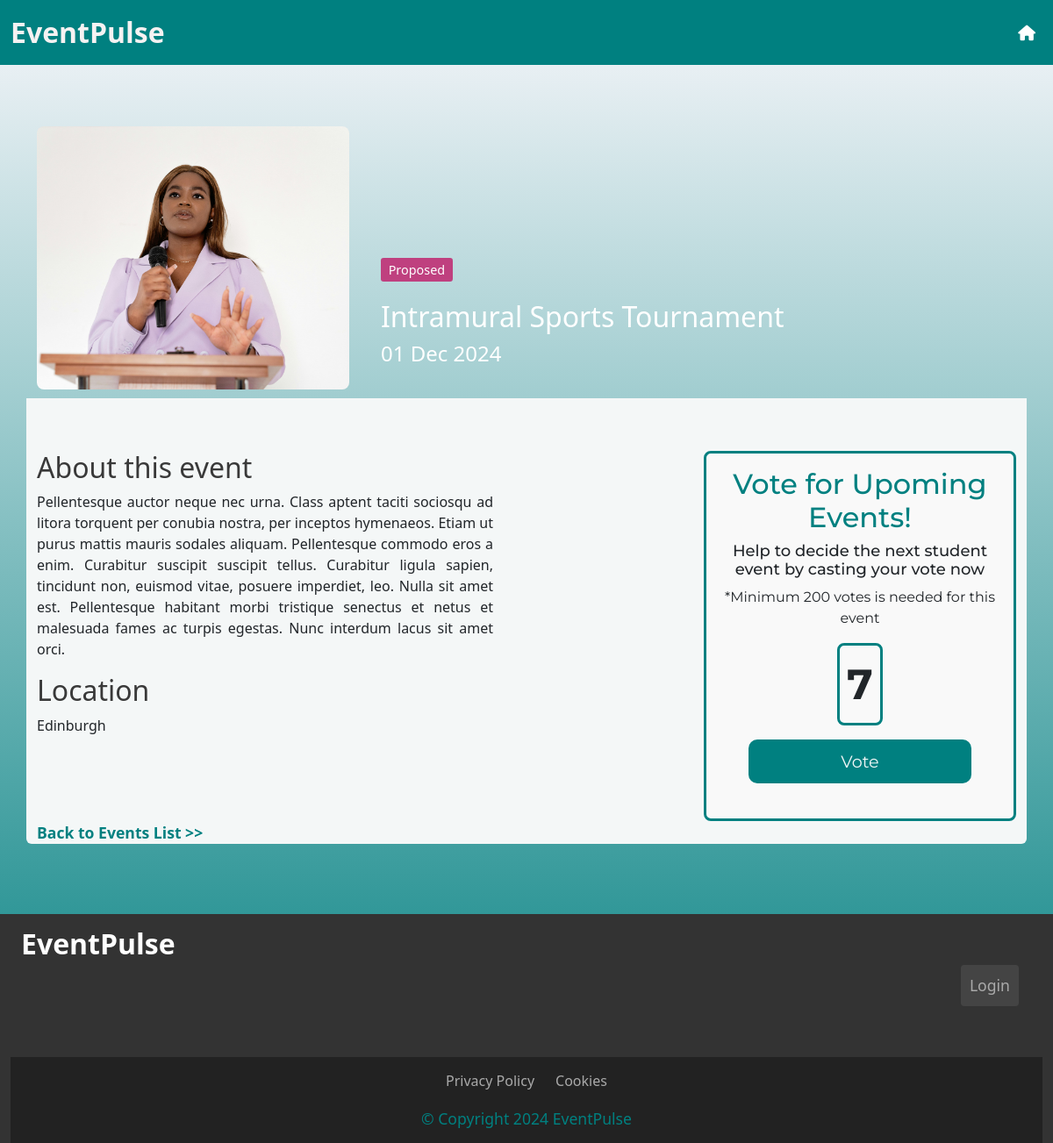
The page /admin/events/9 on the database as committed earlier.
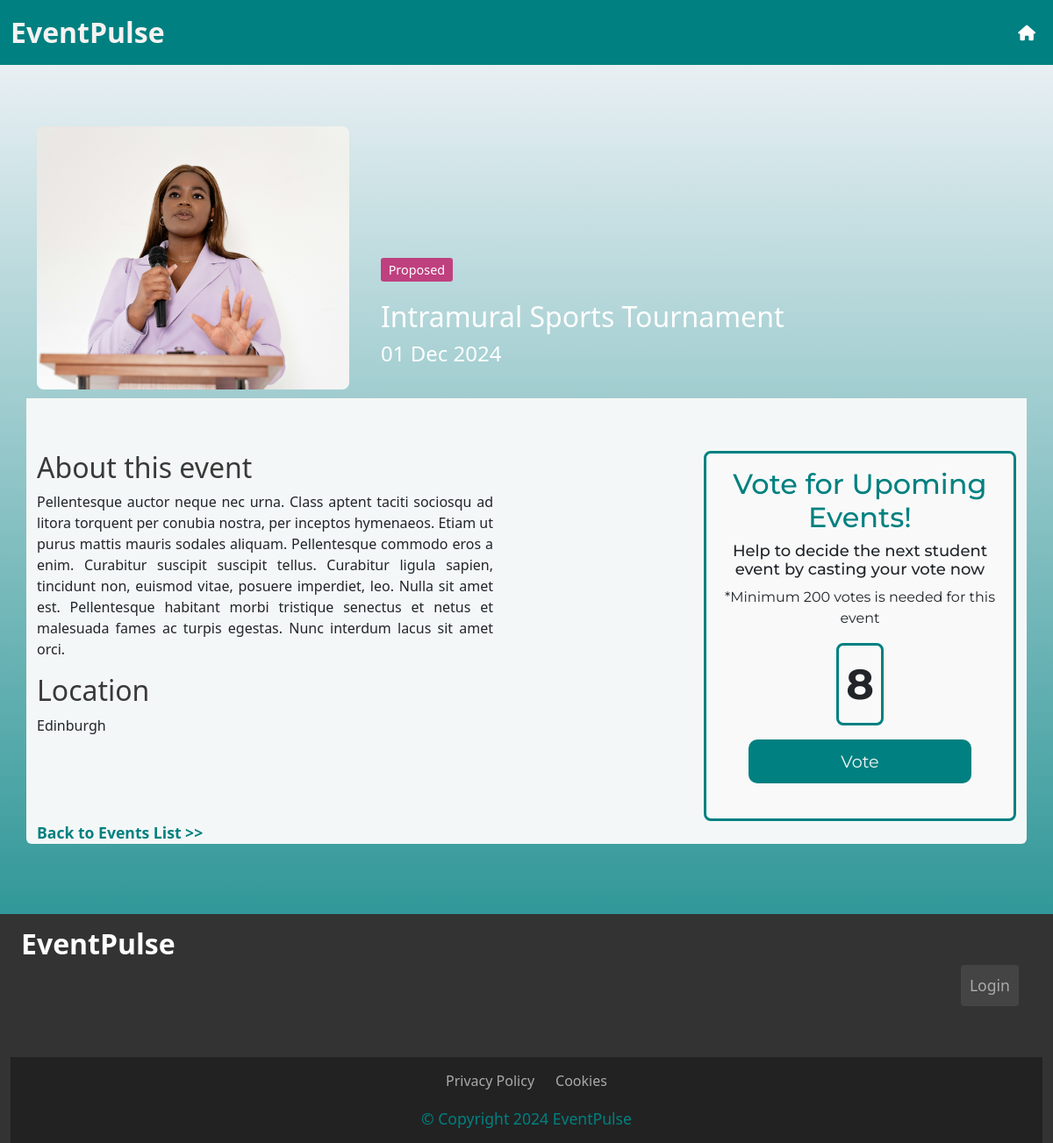
The same page on the database as committed later.
### app.py (models this page shows)
class Event(db.Model):
    eventId = db.Column(db.Integer, primary_key=True)
    eventName = db.Column(db.String(100), nullable=False)
    description = db.Column(db.Text)
    date = db.Column(db.Date, nullable=False)
    location = db.Column(db.String(100), nullable=False)
    tag = db.Column(db.Enum(EventStatus), nullable=False)
    image_url = db.Column(db.String(255), nullable=True)
    votes = db.Column(db.Integer, default=0)

### app.py (the view)
@app.route('/admin/events/<int:event_id>', methods=['GET', 'POST'])
def admin_event_detail(event_id):
    Events = select(Event).filter(Event.eventId == event_id)
    event = db.session.execute(Events).scalar_one_or_none()
    if event is None:
        return redirect(url_for('admin_index'))  # or handle 404
    if request.method == 'POST':
        event.votes += 1
        if event.votes >= 200 and event.tag != EventStatus.Confirmed:
            event.tag = EventStatus.Confirmed  # Update the tag to 'Confirmed'
        db.session.commit()
        return redirect(url_for('vote_confirmation', event_id=event_id))
    return render_template('event.html', event=event)

### app.py (called while the page is built)
@app.before_request
def update_event_tags():
    db.create_all()
    today = date.today()
    events_to_update = Event.query.filter(
        Event.date < today,
        Event.tag.in_([EventStatus.Proposed, EventStatus.Confirmed])
    ).all()
    for event in events_to_update:
        event.tag = EventStatus.Past  # Change the tag to 'Past'
    db.session.commit()

### templates/event.html
{% extends 'base.html' %}
{% block content %}
<div class="container topbox rounded-top">
    <div class="row">
        <div class="col-12 col-md-4 col-lg-4">
            {% if event.image_url %}
            <img src="{{ url_for('static', filename=event.image_url) }}" alt="Event Image" id="eventImageLarge">
            {% endif %}
        </div>
        <div class="col-12 col-md-8 col-lg-8 d-flex flex-column" id="textContainer">
            <div class="container title-box">
                <p class="card-text">
                    <span class="tag-pill
                        {% if event.tag.value == 'Confirmed' %}tag-pill-tag1
                        {% elif event.tag.value == 'Proposed' %}tag-pill-tag2
                        {% else %}tag-pill-tag3
                        {% endif %}">
                        {{ event.tag.value }}
                    </span>
                </p>
                <p class="card-text" id="eventName">{{ event.eventName }}</p>
                <p class="card-text" id="eventDate">{{ event.date.strftime('%d %b %Y')}}</p>
            </div>
        </div>
    </div>
</div>
<div class="container bottombox rounded-bottom">
    <div class="row">
        <div class="col-12 col-md-6 col-lg-8" id="infobox">
            <h2 id="eventInfo">About this event</h2>
            <p id="description">{{ event.description }}</p>
            <h2 id="eventInfo">Location</h2>
            <p>{{ event.location }}</p>
        </div>
        {% if event.tag.value != 'Past' %}
        <div class="col-12 col-md-6 col-lg-4">
            <div class="container" id="voteBox">
                <h2>Vote for Upoming Events!</h2>
                <h3>Help to decide the next student event by casting your vote now</h3>
                <p>*Minimum 200 votes is needed for this event </p>
                <p class="border d-inline-block " id="voteCount"> {{ event.votes }} </p>
                <form action="{{ url_for('admin_event_detail', event_id=event.eventId) }}" method="post">
                    <button class="btn-primary" type="submit">Vote</button><br><br>
                </form>
            </div>
        </div>
        {% endif %}
    </div>
    <a href="{{ url_for('index') }}"><strong>Back to Events List >></strong></a>
</div><br><br>
{% endblock %}

### templates/base.html (shortened to what this page needs)
<!doctype html>
<html lang="en">
<head>
  <link rel="stylesheet" href="{{ url_for('static', filename='css/style.css') }}">
  <link href="https://cdn.jsdelivr.net/npm/bootstrap@5.3.3/dist/css/bootstrap.min.css" rel="stylesheet"
>
</head>
<body>
  <nav class="navbar navbar-expand-lg navbar-light ">
    <div class="container-fluid">
      <a class="navbar-brand" id="brand1" href="{{ url_for('index') }}">EventPulse</a>
      <div class="collapse navbar-collapse" id="navbarNav">
        <ul class="navbar-nav ms-auto">
          {% if current_user.is_authenticated %}
          <li class="nav-item">
            {% if request.path == url_for('admin_index') %}
            <a class="nav-link" href="{{ url_for('index') }}">
              <i class="fa-solid fa-house fa-lg" style="color: #ffffff;"></i>
            </a>
          </li>
          {% endif %}
          {% if request.path != url_for('admin_index') %}
          <li class="nav-item">
            <a class="nav-link" href="{{ url_for('admin_index') }}">
              <i class="fa-solid fa-gear fa-lg" style="color: #ffffff;"></i>
            </a>
          </li>
          {% endif %}
          <li class="nav-item">
            <a class="nav-link" href="{{ url_for('logout') }}">
              <i class="fas fa-sign-out-alt fa-lg" style="color: #ffffff;"></i>
            </a>
          </li>
          {% else %}
          <li class="nav-item">
            <a class="nav-link" href="{{ url_for('index') }}">
              <i class="fa-solid fa-house" style="color: #ffffff;"></i>
            </a>
          </li>
          {% endif %}
        </ul>
      </div>
    </div>
  </nav>
  {% block content %}
  {% endblock %}
  <footer>
    <div class="container-fluid justify-content-between">
      <div class="row">
        <div class="col-lg-8 col-xs-12">
          <span class="footer-text">
            {% block page_name %}EventPulse{% endblock %}
          </span><br><br>
        </div>
        <div class="col-lg-4 col-xs-12 d-flex justify-content-end ">
          <div class="container-fluid d-flex justify-content-end py-5">
            {% if current_user.is_authenticated %}
            <a href="{{ url_for('logout') }}" class="footer-button">Logout</a>
            {% else %}
            <a href="{{ url_for('login') }}" class="footer-button">Login</a>
            {% endif %}
          </div>
        </div>
      </div>
      <div class="footer-bottom">
        <div class="container">
          <div class="row justify-content-center text-white">
            <div class="col-auto">
              <a href="https://www.termsfeed.com/live/f3ef7bae-0065-45b0-a134-18945e9e9598"
                class="footer-link-bottom" target="_blank">Privacy Policy</a>
            </div>
            <div class="col-auto">
              <a href="https://www.termsfeed.com/live/984b313c-70ca-4795-993a-67aada35decd"
                class="footer-link-bottom" target="_blank">Cookies</a>
            </div>
          </div>
          <div class="row text-center text-white pt-2">
            <div class="col-12">
              <div class="footer-bottom__copyright">
                <a class="copyright">&COPY; Copyright 2024 EventPulse</a>
              </div>
            </div>
          </div>
        </div>
      </div>
    </div>
  </footer>
</body>
</html>

### static/css/style.css (style rules this page uses)
body { background: rgb(246, 246, 250); background: linear-gradient(180deg, rgba(246, 246, 250, 1) 0%, rgba(0, 128, 128, 1) 100%); color: #f9f9f9; margin: 0; padding: 0; font-family: 'Open Sans', sans-serif; width: 100%; height: 100%; }
.navbar-light { background-color: #008080 !important; }
#brand1 { color: #f6f2f2 !important; font-weight: bold !important; font-size: 2.0rem !important; }
.tag-pill { display: inline-block; padding: 0.2em 0.6em; font-size: 0.9em; color: #fff; background-color: #6c757d; border-radius: 0.2rem; }
.btn-primary { width: 80% !important; height: 50px; border-radius: 10px; font-size: 1.2rem; background-color: #008080 !important; border: none; color: #f4f7f7; }
.topbox { margin-top: 5%; background-color: none; color: #fff; }
.bottombox { background-color: #f4f7f7; padding-top: 5%; }
#eventImageLarge { width: 100%; height: 300px; border-radius: 8px; margin-top: 10px; margin-bottom: 10px; margin-left: 0px; object-fit: cover; object-position: center; }
.title-box { margin-top: 10rem; }
.title-box p+p { margin-top: 0 !important; margin-bottom: 0 !important; }
.d-flex.flex-column { display: flex; flex-direction: column; height: 100%; }
#voteBox { border: 3px solid #008080; border-radius: 8px; background-color: #f9f9f9; text-align: center; font-family: 'Montserrat', sans-serif; padding: 1rem; }
h2 { color: #008080 !important; font-size: 24px; }
h3 { color: #dcf3f3; font-size: 18px !important; }
#eventInfo { color: rgb(57, 57, 57) !important; }
.border { border-color: #008080 !important; }
.tag-pill { padding: 0.2rem 0.5rem; background-color: #d63384; color: white; border-radius: 50px; display: inline-block; }
#eventName { font-size: 32px !important; }
#eventDate { font-size: 24px; }
a { text-decoration: none !important; color: #008080 !important; font-size: 1.1rem !important; }
#description { text-align: justify; }
#infobox { padding-right: 20%; }
#voteCount { border: 3px solid #008080 !important; padding: 0.5rem; font-size: 48px; font-weight: bolder; border-radius: 8px; }
.tag-pill { display: inline-block; padding: 0.2em 0.6em; font-size: 0.9em; color: #fff; border-radius: 0.2rem; }
.tag-pill-tag2 { background-color: #bf407f; }
footer { background-color: #333; color: #fff; margin-top: 32px; font-size: 0.9em; }
footer .row { margin: 0; padding: 10px 0; }
footer .footer-text { font-size: 2rem; font-weight: bold; color: #fff !important; }
.footer-button { color: #aaa !important; background-color: #444; border: none; padding: 10px; font-size: 0.9em; border-radius: 4px; text-decoration: none; display: inline-block; transition: background-color 0.3s ease, color 0.3s ease; }
.container-fluid.d-flex.justify-content-end { padding-right: 15px; }
.footer-link-bottom { color: #aaa !important; font-size: 1rem !important; }
.footer-bottom { background-color: #222; color: #aaa; padding: 5px 5px; font-size: 0.8em; text-align: center; }

Rows that differ between the two databases and show on the page:
changed Event "Intramural Sports Tournament": votes "7" → "8"
